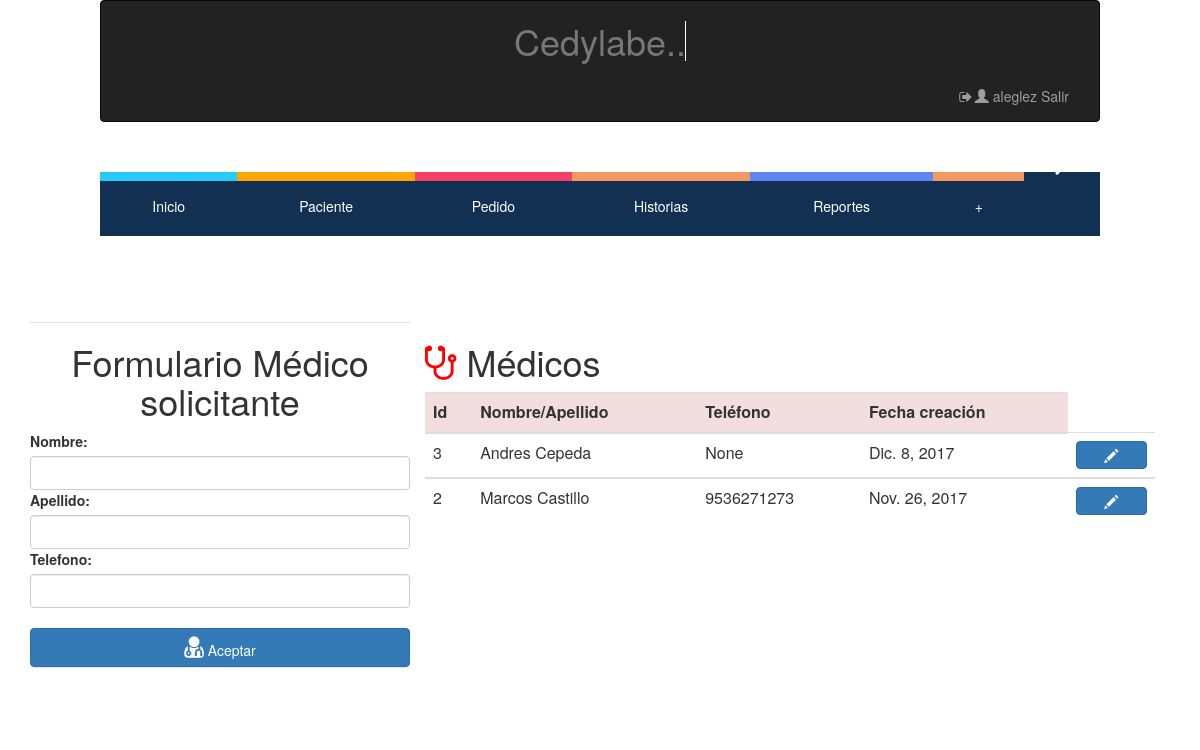
The app's page /crear/medico/ (signed in) with its own data.
### hcapp/models.py (models this page shows, shortened)
class MedicoSolicitante (models.Model):
    Nombre = models.CharField(max_length=128, null=False, blank=False)
    Apellido = models.CharField(max_length=128, null=False, blank=False)
    Telefono = models.IntegerField(validators=[MaxValueValidator(9999999999)], null=True, blank=True)
    Fecha = models.DateField(auto_now=True)

### hcapp/views.py (the view)
# urls.py: url(r'^crear/medico/$',login_required(views.CrearMedico.as_view()) ,name="Crear-Medico"),
class CrearMedico(generic.CreateView):
    model = MedicoSolicitante
    fields = ['Nombre','Apellido','Telefono']
    success_url=reverse_lazy("hcapp:Home-Pedidos")
    def get_context_data(self, **kwargs):
        ctx = super(CrearMedico, self).get_context_data(**kwargs)
        medicos=MedicoSolicitante.objects.all().order_by('-Fecha')
        ctx['medicos'] = medicos
        return ctx

### hcapp/templates/hcapp/medicosolicitante_form.html (shortened to what this page needs)
{% extends "hcapp/index.html" %}
{% load staticfiles %}
{% load widget_tweaks %}
{% block contenido %}
<div class="container">
  <div class="col-md-4">
    <form name="formulario_medicos" method="post">
      <div class="form-group row">
        <legend><h1><center>Formulario Médico solicitante</center></h1></legend>
          <div>
            {% include 'hcapp/form_template.html' %}
           <br>
            <legend><button class="btn btn-primary btn-block"><i class="fa fa-user-md" style="font-size:25px;"></i> Aceptar </button></legend>
          <br>
          </div>
      </div>
    </form>
  </div>
  <div class="col-md-8">
    <table class="table Contextual Classes" border="0">
      <thead>
      <tr colspan="4" align="center"><center><h1><i class="fa fa-stethoscope" style="font-size:40px;color: red;"></i> Médicos</h1></center></tr>
        <tr class="danger">
          <th>Id   </th>
          <th>Nombre/Apellido </th>
          <th>Teléfono </th>
          <th>Fecha creación </th>
        </tr>
      </thead>
       {% for m in medicos %}
      <tbody>
        <tr>
          <td>
            {{m.pk}}
          </td>
          <td>
            {{m.Nombre }}  {{m.Apellido}}
          </td>
          <td>
            {{m.Telefono}}
          </td>
          <td>
            {{m.Fecha}}
          </td>
          <th>
            <button class="btn btn-primary btn-block" type="button" id="modificar_paciente"  onclick="window.location.href='/editar/medico/{{ m.pk }}'">  <span class="glyphicon glyphicon-pencil"></span></button>
          </th>
        </tr>
      </tbody>
      {% endfor %}
    </table>
  </div>
</div>
{% endblock contenido %}

### hcapp/templates/hcapp/index.html (shortened to what this page needs)
{% load staticfiles %}
<html lang="en">
    <link rel="stylesheet" href="{% static 'css/fonts.css' %}">
    <link rel="stylesheet" href="{% static 'css/estilo_distribucion_cntenido.css' %}">
    <link rel="stylesheet" href="{% static 'css/estilo_titulo.css' %}">
    <link rel="stylesheet" href="{% static 'css/style.css' %}">
    <link rel="stylesheet" href="{% static 'css_boot/bootstrap.css' %}">
    <link rel="stylesheet" href="{% static 'css/alertify.min.css' %}">
    <link rel="stylesheet" href="{% static 'css/themes/default.min.css' %}">
    <link rel="stylesheet" href="{% static 'css/themes/default.min.css' %}">
    <link rel="stylesheet" href="{% static 'css/themes/bootstrap.min.css' %}">
    <link rel="stylesheet" href="{% static 'css/jquery-ui.css' %}">
    <link rel="stylesheet" href="http://maxcdn.bootstrapcdn.com/bootstrap/3.3.4/css/bootstrap.min.css">
    <link rel="stylesheet" href="https://cdnjs.cloudflare.com/ajax/libs/font-awesome/4.7.0/css/font-awesome.min.css">
    <link rel="stylesheet" href="//code.jquery.com/ui/1.12.1/themes/base/jquery-ui.css">
    <link rel="stylesheet" href="/resources/demos/style.css">
  <head>
 </head>
  <body>
<div class="container">
    <nav class="navbar navbar-default navbar-inverse" role="navigation">
      <div class="container-fluid">
<div class="contenedor_titulo">
  <div align="left">
    <h1 class="text-muted">Cedylabe..<span>&#160;</span></h1>
  </div>
</div>
        <div class="collapse navbar-collapse" id="bs-example-navbar-collapse-1">
          <ul class="nav navbar-nav navbar-right">
                        {% if user.is_authenticated  %}
                         <li><a href="/logout/"><i class="fa fa-sign-out fa-fw"></i><span class="glyphicon glyphicon-user"></span> {{user.username}} Salir </a></li>
                          {% else %}
                        <li><a href="/login/"><i class="fa fa-sign-out fa-fw"></i><span class="glyphicon glyphicon-share"></span> Ingresar</a>
                        {% endif %}</a></li>
          </ul>
        </div>
      </div>
    </nav>
</div>
<div class="container">
  <header>
    <nav>
      <ul>
        <li><a href="{% url "hcapp:Inicio" %}"><span class="color1"><i class="icon icon-home"></i></span>Inicio</a></li>
        <li><a href="{% url "hcapp:Crear-Paciente" %}"><span class="color2"><i class="icon icon-man"></i></span>Paciente</a>
        </li>
        <li><a href="{% url "hcapp:Home-Pedidos" %}"><span class="color3"><i class="icon icon-file-text2"></i></span>Pedido</a>
        </li>
        <li><a href="{% url "hcapp:Tabla-Historias" %}"><span class="color4"><i class="icon icon-files-empty" ></i></span>Historias</a></li>
        <li><a href="{% url "hcapp:Home-Reportes" %}"><span class="color6"><i class="icon icon-folder-open"></i></span>Reportes</a>
        </li>
        <li><a href="{% url "hcapp:Subir-Plantilla" %}"><span class="color4"></span> + </a></li>
        <li><a href="/admin/"><span class="color4">admin<i class="icon glyphicon glyphicon-wrench" ></i></span></a></li>
      </ul>
    </nav>
  </header>
</div>
</body>
</html>
{% block contenido %}
{% endblock contenido %}

### hcapp/static/css/estilo_distribucion_cntenido.css (style rules this page uses)
* { margin: 0; padding: 0; }
body { font-family: none; background: #fff; color: #fff; }
header { margin-top:10px; width: 100%; height: 150px; overflow: hidden; position: relative; }
nav { top:-20px; position: absolute; left:0; right:0; margin:20px auto; max-width:1000px; width:90%; }
nav ul { list-style:none; }
nav > ul { display:table; width:100%; background:#123052; position:relative; }
nav > ul li { display:table-cell; }
nav > ul > li { display: table-cell; }
nav > ul li a { color:#fff; display:block; line-height:20px; padding:20px; position: relative; text-align:center; text-decoration:none; -webkit-transition: all .3s ease; -moz-transition: all .3s ease; -ms-transition: all .3s ease; -o-transition: all .3s ease; transition: all .3s ease; }
nav > ul > li > a span { background:#174459; display:block; height:100%; width:100%; left:0; position:absolute; top:-55px; -webkit-transition: all .3s ease; -moz-transition: all .3s ease; -ms-transition: all .3s ease; -o-transition: all .3s ease; transition: all .3s ease; }
nav > ul > li > a span .icon { display:block; line-height:60px; }
nav ul li a .color1 { background: #27CBF9; }
nav ul li a .color2 { background:orange; }
nav ul li a .color3 { background: #F54165; }
nav ul li a .color4 { background: #F3985F; }
nav ul li a .color6 { background: #5F84F3; }

### hcapp/static/css/estilo_titulo.css (style rules this page uses)
* { margin: 0; padding: 0; }
body { font-family: monospace; background: #000; }
.contenedor_titulo { margin: auto; display: table; }
h1 { float: left; color: #fff; position: relative; font-size:2.5em; }

### hcapp/static/css/style.css (style rules this page uses)
[class^="icon-"], [class*=" icon-"] { font-family: 'icomoon' !important; speak: none; font-style: normal; font-weight: normal; font-variant: normal; text-transform: none; line-height: 1; -webkit-font-smoothing: antialiased; -moz-osx-font-smoothing: grayscale; }
.icon-file-text2:before { content: "\e926"; }
.icon-man:before { content: "\e9dc"; }

### records on screen
MedicoSolicitante: pk "3", Nombre "Andres", Apellido "Cepeda", Telefono "None", Fecha "Dic. 8, 2017"
MedicoSolicitante: pk "2", Nombre "Marcos", Apellido "Castillo", Telefono "9536271273", Fecha "Nov. 26, 2017"

### other values on screen
{{ user.username }} "aleglez"
{{ field.label_tag }} "Nombre:" "Apellido:" "Telefono:"
